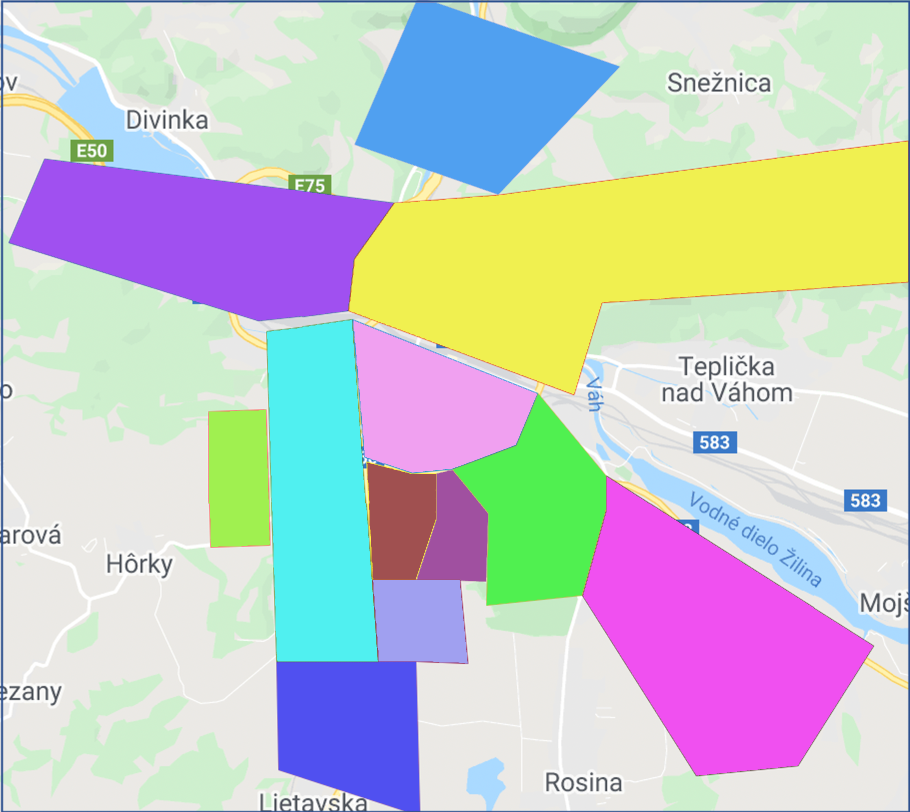
#> input picture scripts/data/zilina_map_city_parts.png, 1820 x 1624 px (shown at 1/2 size)
$ python SIaIsHDR_city_parts.py
#> lines starting #> are read from the running program, lines starting #| are printed output that depends on the picture
### scripts/outbreak.py
from PIL import Image, ImageDraw, ImageFont, ImageDraw
import numpy as np
import pandas as pd
import csv
import json

import matplotlib.pyplot as plt


# [187 lines left out: functions pixel_to_gps_mapa_okrsky, gps_to_pixel_mapa_okrsky, draw_map_with_stops, parse_feed_to_parts, is_color_in_list_of_colors, extract_districts_map and 1 more, not called in this run]


class Stop:
    def __init__(self, id, id_in_list, name, latt, longit, x, y):
        self.id = int(id)
        self.id_in_list = int(id_in_list)
        # print(id_in_list)
        self.name = str(name)
        self.latt = float(latt)
        self.longit = float(longit)
        self.x = int(x)
        self.y = int(y)

    def get_name(self):
        return self.name

    # [7 lines left out: function label_to_map, not called in this run]

    def print(self):
        print(self.name, " ", self.x, " ", self.y)

    def getX(self):
        return self.x

    def getY(self):
        return self.y


class RegistredCovCase:
    # [96 lines left out: functions __init__, print_info, load_json_virus_spread, load_pickle_matrix, not called in this run]


class Municipality:
    # [7 lines left out: function __init__, not called in this run]


class Square:  # EXTRA TODO
    # geometrically, this can also be a rectangle

    # [46 lines left out: functions __init__, inicialize, not called in this run]

    def set_i(self, i):
        self.i_position = i

    def set_j(self, j):
        self.j_position = j

    def get_i(self):
        return self.i_position

    def get_j(self):
        return self.j_position

    def add_Sus(self, count):
        self.Sus.append(count)

    def add_InfA(self, count):
        self.InfA.append(count)

    def change_InfA(self, cislo):
        self.InfA[0] = cislo
        self.Sus[0] = self.population - cislo

    def add_InfS(self, count):
        self.InfS.append(count)

    def add_Rec(self, count):
        self.Rec.append(count)

    def add_Hos(self, count):
        self.Hos.append(count)

    def add_Dea(self, count):
        self.Dea.append(count)

    def get_at_Sus(self, position):
        return self.Sus[position]

    def get_at_InfA(self, position):
        return self.InfA[position]

    def get_at_InfS(self, position):
        return self.InfS[position]

    def get_at_Rec(self, position):
        return self.Rec[position]

    def get_at_Hos(self, position):
        return self.Hos[position]

    def get_at_Dea(self, position):
        return self.Dea[position]

    def get_Sus(self):
        return self.Sus

    def get_InfA(self):
        return self.InfA

    def get_InfS(self):
        return self.InfS

    def get_Rec(self):
        return self.Rec

    def get_Hos(self):
        return self.Hos

    def get_Dea(self):
        return self.Dea

    def get_ID(self):
        return self.ID

    def get_illSymptoms(self):
        return self.InfS[len(self.InfS) - 1]

    def set_population(self, population):
        self.population = population

    def get_population(self):
        return self.population

    def get_ID(self):
        return self.ID

    def get_beta(self):
        return self.pismenobeta

    def set_parameter_beta(self, beta):
        self.beta = beta

    # [6 lines left out: function add_stop, not called in this run]

    def has_stop(self, stop):
        # checks if the square contains this stop
        return stop in self.stops

    # [88 lines left out: functions has_any_stop, print, selfplot, update, not called in this run]

class Map:  # EXTRA TODO
    # [0,0] is in upper left corner

    # [14 lines left out: function __init__, not called in this run]

    def reset_map(self):
        self.image = self.img_temp

    # [209 lines left out: functions draw_grid, draw_map_with_stops, get_count_of_squares_without_stops, get_count_of_squares_without_humans, get_count_of_squares_with_humans_without_stops, give_population_to_nearest_squares_with_stop and 8 more, not called in this run]

    def save_map(self, name):
        mapname = "mapa_" + str(name) + ".png"
        self.image.save(mapname)

    def show_map(self):
        self.image.show()

    # [425 lines left out: functions divide_into_squares, print_squares_2D, print_squares_to_file, print_squares_with_stops_and_humans, count_all_population, load_stops and 17 more, not called in this run]


class MapCityParts:
    # [0,0] is in upper left corner

    def __init__(self, image_file):
        try:
            img = Image.open(image_file)
            self.image = img
        except IOError:
            pass
        self.img_width, self.img_height = img.size
        self.OD = []  # origin-destination matrix
        self.city_parts = []

    def show_map(self):
        self.image.show()

    def load_stops(self, filename):
        f = open(filename, "r", errors='ignore')
        lines = []
        for line in f:
            lines.append(line.split())

        bus_stops = []
        ii = 0
        for line in lines:
            id = line[0]
            latt = float(line[len(line) - 2])
            longit = float(line[len(line) - 1])
            name = ''
            for i in range(1, len(line) - 2):
                name = name + " " + line[i]
            tmp = self.gps_to_pixel_map_okrsky(latt, longit)
            x = tmp[0]
            y = tmp[1]
            bus_stops.append(Stop(id, ii, name, latt, longit, x, y))
            ii = ii + 1
        return bus_stops

    def gps_to_pixel_map_okrsky(self, latt, longit):
        # calibration points
        # x-axis: 441 = 18.70737, 1310 = 18.78205
        # y-axis: 381 = 49.2449, 1540 = 49.17981

        dx = 1310 - 441
        dxGPS = 18.78205 - 18.70737
        dy = 1540 - 381
        dyGPS = 49.17981 - 49.2449

        zero_xGPS = 18.70737 - 441.0 * dxGPS / dx
        zero_yGPS = 49.2449 - 381.0 * dyGPS / dy

        return [(longit - zero_xGPS) / dxGPS * dx, (latt - zero_yGPS) / dyGPS * dy]

    def divide_into_city_parts(self, color_coding_file):
        # when creating city parts, the OD matrix is erased to prevent errors
        self.OD = []

        info = np.genfromtxt(color_coding_file,
                             dtype=(int, int, int, int, "|S10", int),
                             usecols=(0, 1, 2, 3, 4, 5),
                             delimiter=' ')
        # print(info)
        for it in info:
            tmp_city_part = CityPart()
            tmp_city_part.set_population(int(it[5]))
            tmp_city_part.set_color([int(it[1]), int(it[2]), int(it[3])])
            tmp_city_part.set_name(it[4])
            self.city_parts.append(tmp_city_part)

    def load_stops_to_city_parts(self):
        list_of_stops = self.load_stops("data/zilina_id_stops_coords.txt")
        img_tmp = self.image.convert('RGB')

        for stop in list_of_stops:
            stop_color = img_tmp.getpixel((stop.x, stop.y))
            for part in self.city_parts:
                if stop_color[0] == part.color[0] and stop_color[1] == part.color[1] and stop_color[2] == part.color[2]:
                    stop_color_known = 1
                    part.stops.append(stop)
            if stop.id == 1:  # asanacny
                self.city_parts[9].stops.append(stop)
            if stop.id == 3:  # bratislavska
                self.city_parts[6].stops.append(stop)
            if stop.id == 24:
                self.city_parts[6].stops.append(stop)
            if stop.id == 25:
                self.city_parts[6].stops.append(stop)
            if stop.id == 29:
                self.city_parts[8].stops.append(stop)
            if stop.id == 69:
                self.city_parts[2].stops.append(stop)
            if stop.id == 70:
                self.city_parts[3].stops.append(stop)
            if stop.id == 74:
                self.city_parts[6].stops.append(stop)
            if stop.id == 80:
                self.city_parts[10].stops.append(stop)
            if stop.id == 87:
                self.city_parts[4].stops.append(stop)
            if stop.id == 89:
                self.city_parts[7].stops.append(stop)
            if stop.id == 97:
                self.city_parts[6].stops.append(stop)
            if stop.id == 105:
                self.city_parts[9].stops.append(stop)
            if stop.id == 123:
                self.city_parts[8].stops.append(stop)
                # need correction
                # ASAN 1 10
                # Bratislavska 3 7
                # Hricovsk 24 7
                # Priehrada 25 7
                # Hviezdoslavova 29 9
                # Pazite 69 3
                # Pietna 70 4
                # Pod zahradkou 74 7
                # Pri celulozke 80 11
                # Raj.elektr 87 5
                # Rajecka mliekaren 89 8
                # Razc Hric 97 7
                # Sibenice 105 10
                # Zel. stanica 123 9

    def create_OD_matrix_by_city_parts(self, detail_matrix_csv_file_name):
        list_of_stops = self.load_stops("data/zilina_id_stops_coords.txt")
        OD_detailed = self.read_detail_matrix(detail_matrix_csv_file_name)

        # initialisation of coarse OD matrix
        self.OD = [[0 for i in range(len(self.city_parts))] for j in range(len(self.city_parts))]

        for i in range(0, len(self.city_parts)):
            for j in range(0, len(self.city_parts)):
                part_from = self.city_parts[i]
                part_to = self.city_parts[j]
                travelers = 0
                for stop_from in part_from.stops:
                    for stop_to in part_to.stops:
                        # print(OD_detailed[stop_from.id_in_list][stop_to.id_in_list])
                        travelers += int(OD_detailed[stop_from.id_in_list][stop_to.id_in_list])
                self.OD[i][j] = travelers

    def print_city_parts(self):
        for part in self.city_parts:
            part.print_info()

    def read_detail_matrix(self, detail_matrix_file_name):
        with open(detail_matrix_file_name, errors='ignore') as csv_file:
            csv_reader = csv.reader(csv_file, delimiter=',')
            i = 0
            OD = []
            for row in csv_reader:
                if i > 0:
                    ODline = []
                    for k in range(1, len(row)):
                        ODline.append(row[k])
                    OD.append(ODline)
                i = i + 1
            return OD

    # [8 lines left out: function draw_map_with_stops, not called in this run]


class CityPart:
    # arbitrary geometrical part of the city
    def __init__(self):
        self.stops = []
        self.population = 0
        self.beta = 0
        self.color = []
        self.name = ""

    def set_population(self, population):
        self.population = population

    def get_population(self):
        return self.population

    def set_color(self, color):
        self.color = color

    def get_color(self):
        return self.color

    def set_name(self, name):
        self.name = name

    def get_name(self):
        return self.name

    def set_parameter_beta(self, beta):
        self.beta = beta

    # [5 lines left out: function print_info, not called in this run]

### scripts/SIaIsHDR_city_parts.py
from scripts.outbreak import *

##########################
#
# how to denote variables
# -----------------------
#
# scalar - no capitals
# vector - first letter capital, the rest small
# matrix - all letters capitals


# two key files defining the division into city parts
# zilina_city_parts.dat - here the data about the city parts are given: color coding, name and pupolation
# zilina_map_city_parts.png - geographical division of the city, with city parts color-coded according to coding in the above file

# file with initial infected - zilina_city_parts_infected.py

n_days = 150
n_loc = 12
alpha = 1.0 # DPMZ is only 40% of the transport in Zilina
gamma = 0.07
Beta = np.zeros((n_loc,1))
R0 = 1.6
M_OD = []
coef_p = 1./16.
coef_r = 0.195
coef_d = 0.07
gamma = 1./14.
gamma_a = gamma
gamma_s = gamma
gamma_h = gamma


Sus = np.zeros((n_loc,1))
InfA = np.zeros((n_loc,1))
InfS = np.zeros((n_loc,1))
Rec = np.zeros((n_loc,1))
Hos = np.zeros((n_loc,1))
Dea = np.zeros((n_loc,1))


def init():
    mapa = MapCityParts("data/zilina_map_city_parts.png")     # dimensions: 1820 x 1624
#> in __init__, img is the input picture: PIL image 1820x1624 RGBA; mean R, G, B, A 198.2, 202.4, 202.6, 255
    mapa.divide_into_city_parts("data/zilina_city_parts.dat")
    #mapa.print_city_parts()
    mapa.load_stops_to_city_parts()
#> (reads scripts/data/zilina_id_stops_coords.txt from the repository)
#> the loop in load_stops_to_city_parts, `for stop in list_of_stops:` made 118 passes
#> stop_color on passes 1 to 12: (240, 238, 232), (240, 80, 240), (207, 211, 209), (80, 160, 240), (80, 160, 240), (240, 240, 80), (160, 80, 240), (160, 80, 240), (160, 80, 80), (80, 240, 240), (240, 80, 240), (240, 240, 80)
#> after the loop in load_stops_to_city_parts, `for stop in list_of_stops:`: part.stops = 12 items
#    mapa.draw_map_with_stops()
    mapa.create_OD_matrix_by_city_parts("data/zilina_OD_matrix_workdays.csv")
#> (reads scripts/data/zilina_OD_matrix_workdays.csv from the repository)

    # load infected
    info = np.genfromtxt("data/zilina_city_parts_infected.dat",
                       usecols=(0, 1, 2),
                       delimiter=' ')

    for i in range(0,n_loc):
        InfA[i] = int(info[i][2])
        Sus[i] = mapa.city_parts[i].get_population() - InfA[i]
        InfS[i] = 0.0
        Rec[i] = 0.0
        Hos[i] = 0.0
        Dea[i] = 0.0
        Beta[i] = gamma*R0

    names_city_parts = []
    for part in mapa.city_parts:
        names_city_parts.append(part.name)
    return(mapa.OD,names_city_parts)

def load_M_OD(): # in case we have stored the OD externally
    with open('file with csv info about OD.csv') as csv_file:
        csv_reader = csv.reader(csv_file, delimiter=',')
        for row in csv_reader:
            print(row)
            ODline = []
            if (len(row) == 3):
                for k in range(0,len(row)):
                    ODline.append(float(row[k]))
                M_OD.append(ODline)


def update():
    Bf_tmp = np.zeros((n_loc,1))
    Sus_tmp = np.zeros((n_loc,1))
    Dea_tmp = np.zeros((n_loc,1))
    Hos_tmp = np.zeros((n_loc,1))
    Rec_tmp = np.zeros((n_loc,1))
    InfS_tmp = np.zeros((n_loc,1))
    InfA_tmp = np.zeros((n_loc,1))

    for j in range(0,n_loc):
        frac_top = 0.0
        frac_bot = 0.0
        for k in range(0,n_loc):
            frac_top += M_OD[k][j]*InfA[k]*Beta[k]/(Sus[k] + InfA[k] + Rec[k])
            frac_bot += M_OD[k][j]   # matrix is transposed, as opposed to the article about Yerevan
        frac_top *= alpha * Sus[j]
        frac_bot += Sus[j] + InfA[j] + Rec[j]
        Bf_tmp[j] = frac_top/frac_bot

        Sus_tmp[j] = Sus[j] - Beta[j] * Sus[j]*InfA[j]/(Sus[j] + InfA[j] + Rec[j]) - Bf_tmp[j]
        InfA_tmp[j] = InfA[j] + Beta[j] * Sus[j] * (1 - coef_p) * InfA[j]/(Sus[j] + InfA[j] + Rec[j]) - gamma_a*InfA[j] + (1 - coef_p)*Bf_tmp[j]
        InfS_tmp[j] = InfS[j] + Beta[j] * Sus[j] * coef_p * (1 - coef_r) * InfA[j]/(Sus[j] + InfA[j] + Rec[j]) - gamma_s * InfS[j] + coef_p * (1 - coef_r) * Bf_tmp[j]
        Hos_tmp[j] = Hos[j] + Beta[j] * Sus[j] * coef_p * coef_r * InfA[j]/(Sus[j] + InfA[j] + Rec[j]) - gamma_h*Hos[j] + coef_p * coef_r * Bf_tmp[j]
        Rec_tmp[j] = Rec[j] + gamma_a * InfA[j] + gamma_s*InfS[j] + gamma_h*(1 - coef_d) * Hos[j]
        Dea_tmp[j] = Dea[j] + gamma_h * coef_d * Hos[j]

    for j in range(0,n_loc):
        Sus[j] = Sus_tmp[j]
        Rec[j] = Rec_tmp[j]
        Hos[j] = Hos_tmp[j]
        Dea[j] = Dea_tmp[j]
        InfA[j] = InfA_tmp[j]
        InfS[j] = InfS_tmp[j]


M_OD, names_city_parts = init()
print(names_city_parts)

days = 0

Sus_Zil = np.zeros((n_days,n_loc))
Rec_Zil = np.zeros((n_days,n_loc))
Hos_Zil = np.zeros((n_days,n_loc))
Dea_Zil = np.zeros((n_days,n_loc))
InfA_Zil = np.zeros((n_days,n_loc))
InfS_Zil = np.zeros((n_days,n_loc))

Sus_Zil_tot = np.zeros((n_days,1))
Dea_Zil_tot = np.zeros((n_days,1))
Hos_Zil_tot = np.zeros((n_days,1))
Rec_Zil_tot = np.zeros((n_days,1))
InfA_Zil_tot = np.zeros((n_days,1))
InfS_Zil_tot = np.zeros((n_days,1))

while days < n_days:
    days = days + 1
    for i in range(0,n_loc):
        Sus_Zil_tot[days - 1] += Sus[i]
        Rec_Zil_tot[days - 1] += Rec[i]
        Hos_Zil_tot[days - 1] += Hos[i]
        Dea_Zil_tot[days - 1] += Dea[i]
        InfA_Zil_tot[days - 1] += InfA[i]
        InfS_Zil_tot[days - 1] += InfS[i]

        Sus_Zil[days - 1,i] = Sus[i]
        Rec_Zil[days - 1,i] = Rec[i]
        Hos_Zil[days - 1,i] = Hos[i]
        Dea_Zil[days - 1,i] = Dea[i]
        InfS_Zil[days - 1,i] = InfS[i]
        InfA_Zil[days - 1,i] = InfA[i]
    update()


d = np.arange(0, n_days , 1)
ylim = 8000


#-------------------------------------------------------------------grafy
for i in range(0,2):
    for j in range(0,5):
        print(5 * i + j + 1)
        p = plt.subplot(3, 5, 5 * i + j + 1)
        p.set_title(str(names_city_parts[5 * i + j]))
        p.set_ylim(0,ylim)
        plt.plot(Sus_Zil[:,5 * i + j], label = "  sus")
        plt.plot(InfA_Zil[:,5 * i + j], label = "  infA")
        plt.plot(Rec_Zil[:,5 * i + j], label = "  rec")

p = plt.subplot(3, 5, 11)
p.set_title(str(names_city_parts[10]))
p.set_ylim(0,ylim)
plt.plot(Sus_Zil[:,10], label = "  sus")
plt.plot(InfA_Zil[:,10], label = "  infA")
plt.plot(Rec_Zil[:,10], label = "  rec")

p = plt.subplot(3, 5, 12)
p.set_title(str(names_city_parts[11]))
p.set_ylim(0,ylim)
plt.plot(Sus_Zil[:,11], label = "  sus")
plt.plot(InfA_Zil[:,11], label = "  infA")
plt.plot(Rec_Zil[:,11], label = "  rec")

p = plt.subplot(3, 5, 13)
p.set_title("Zilina")
#p.set_ylim(0,5000)
plt.plot(Sus_Zil_tot, label = "  sus")
plt.plot(InfA_Zil_tot, label = "  infA")
plt.plot(Rec_Zil_tot, label = "  rec")


plt.legend(loc = "upper right")
plt.savefig("zilina.png")
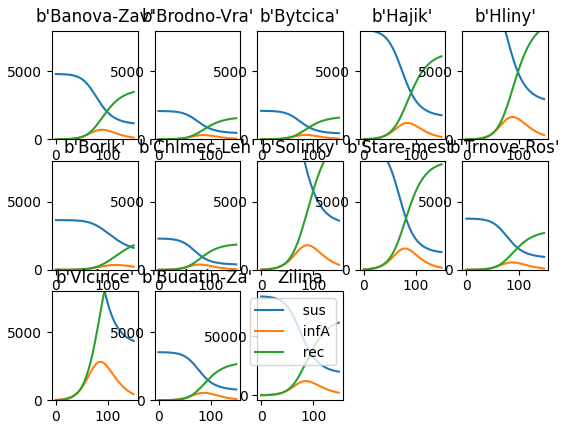
#> figure drawn by matplotlib, 13 panels; panel 1: curve peaks at x = 0, y = 4801; panel 1: curve peaks at x = 88, y = 703.5; panel 1: curve peaks at x = 149, y = 3482.6; panel 2: curve peaks at x = 0, y = 2080
plt.show()
